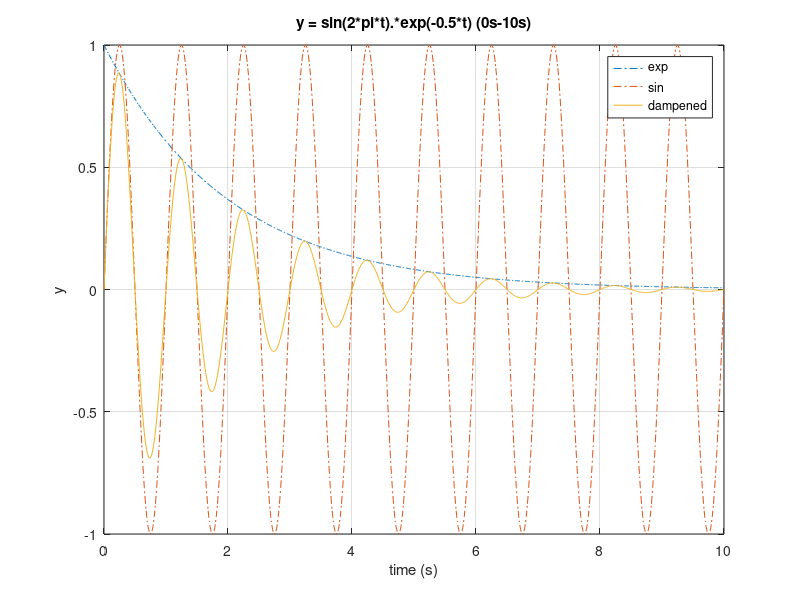

The MATLAB source for this figure:
clear;
clc;
close all;

t = 0:0.01:10;

plot(t, exp(-0.5*t), "-.")

hold on

plot(t, sin(2*pi*t), "-.")
plot(t, sin(2*pi*t).*exp(-0.5*t))

grid on
xlabel("time (s)")
ylabel("y")
title("y = sin(2*pi*t).*exp(-0.5*t) (0s-10s)")
legend("exp", "sin", "dampened")